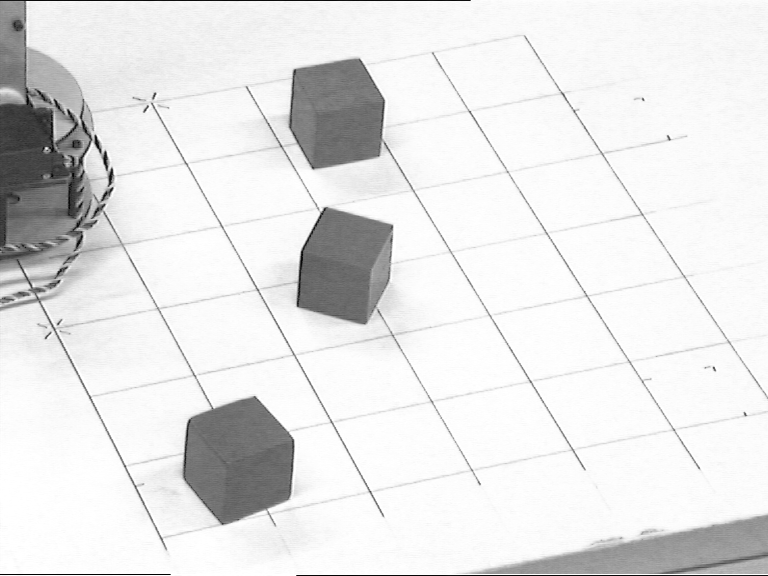
%> input picture Exercise/#5/blocks_bw.png, 768 x 576 px
$ octave Q2.m   (GNU Octave 9; MATLAB toolbox functions it lacks are replaced by stand-ins)
%> lines starting %> are read from the running program, lines starting %| are printed output that depends on the picture
%> further down, source is the input picture: size 576x768 uint8; min 0, max 255, mean 229.7
### Exercise/#5/findcorners.m
function corners = findcorners(img, N, t)
%> called with N = 2, t = 100

sigma = 1;
k = .04;
% [dx,dy] = meshgrid(-N:N,-N:N);
dx = [1 0 -1; 1 0 -1; 1 0 -1];
dy = dx';

order = 3; % filter order
Gaussian_size = ceil(6*sigma); % cutoff
kernel = fspecial('gaussian',Gaussian_size,sigma);

% imgR = img(:,:,1);

imgDoub = double(img);

% step 1:
Ix = conv2(imgDoub,dx,'same');
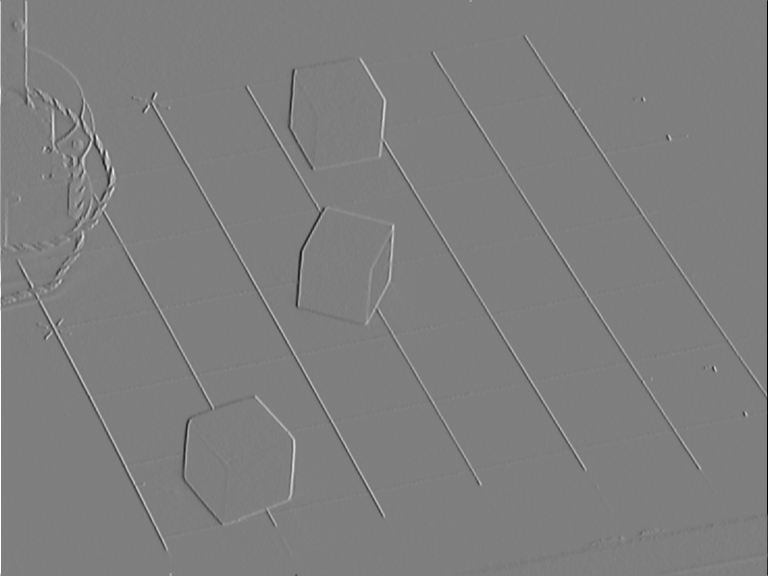
%> Ix: size 576x768 double; min -758, max 765, mean 0.3; drawn with min black and max white
Iy = conv2(imgDoub,dy,'same');
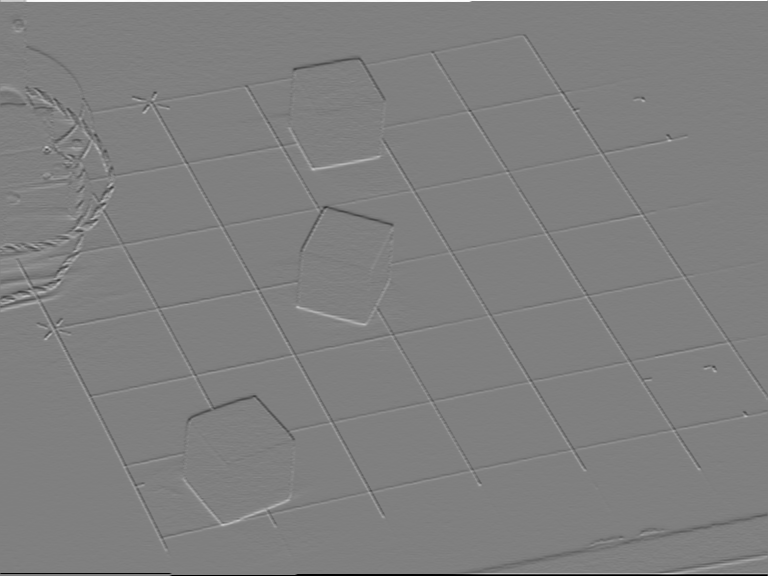
%> Iy: size 576x768 double; min -765, max 761, mean 0; drawn with min black and max white

% step 2: smooth image
Ix2 = conv2(double(Ix.^2),kernel,'same');
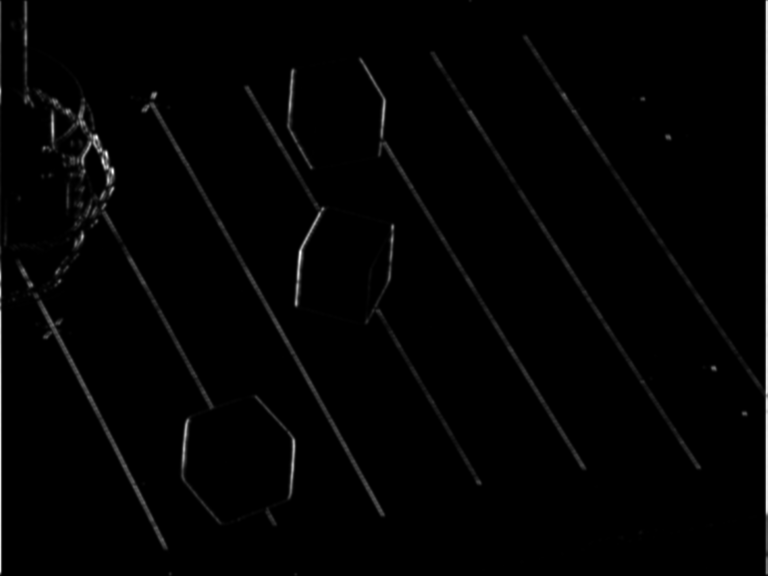
%> Ix2: size 576x768 double; min 0.00259, max 224875.2, mean 2763.3; drawn with min black and max white
Iy2 = conv2(double(Iy.^2),kernel,'same');
Ixy = conv2(double(Ix.*Iy),kernel,'same');
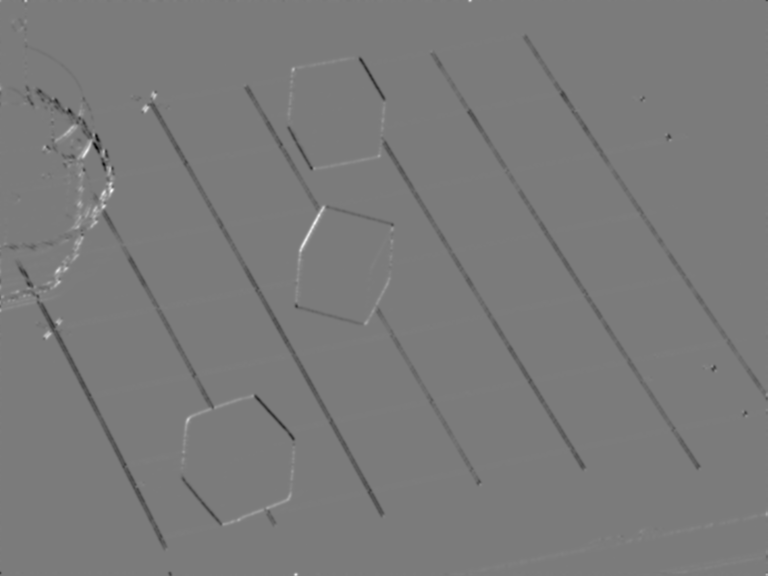
%> Ixy: size 576x768 double; min -73269.5, max 77636.9, mean -400.2; drawn with min black and max white

% step 3: Harris;
harris = (Ix2.*Iy2 - Ixy.^2)./(Ix2+Iy2 + eps);

% harris = (Ix2.*Iy2 - Ixy.^2)-k*(Ix2+Iy2).^2;

% step 4: 2D statistics filtering of Harris
harrisFilt = ordfilt2(harris,order^2,ones(order));

figure;
subplot(121);
imshow(harris);
title('Harris');
subplot(122);
imshow(harrisFilt);
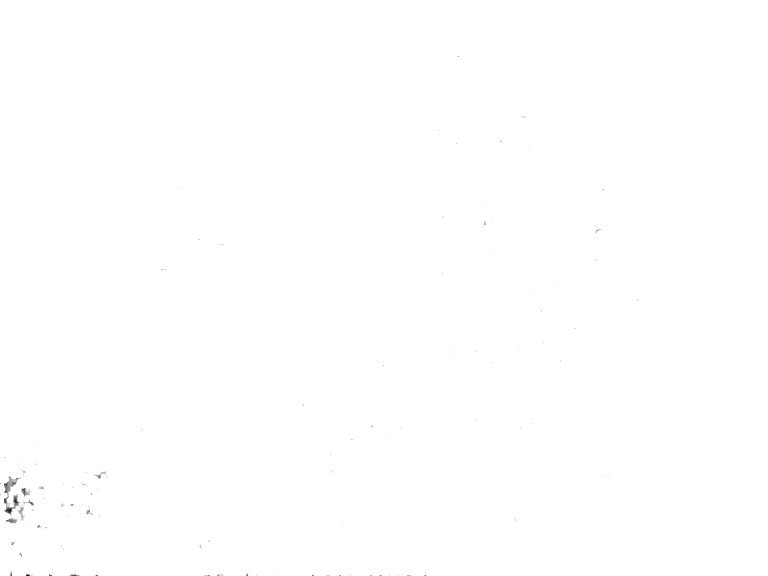
%> displayed picture: size 576x768, on the screen's scale of 0 to 255; min 20, max 255, mean 254.8
title('Harris Filtered');

harris_points = (harris == harrisFilt)&(harris > t);
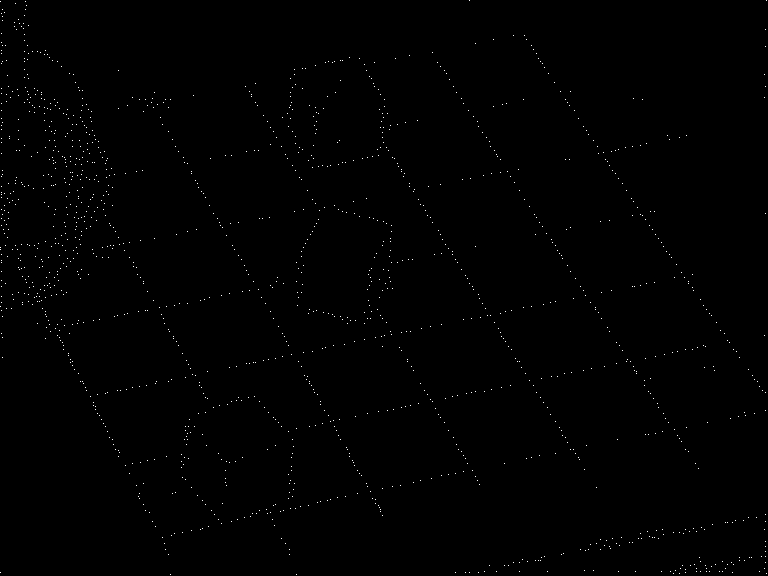
%> harris_points: size 576x768 logical; 0.36% white in thin lines or dots

% find rows and columns of nonzero values
[row, col] = find(harris_points);
%> row = 1595 values from 1 to 575; col = 1595 values from 1 to 767
corners = [col,row];
%> corners = 1595 rows, first 12: [1 2; 1 248; 1 250; 1 307; 1 573; 2 14; 2 34; 2 43; 2 51; 2 54; 2 64; 2 89]
figure;
imshow(img), hold on;
plot(col,row,'rx');

end

### Exercise/#5/Q2.m
clc
clear all;
close all;


source = imread('blocks_bw.png');
findcorners(source,2,100);
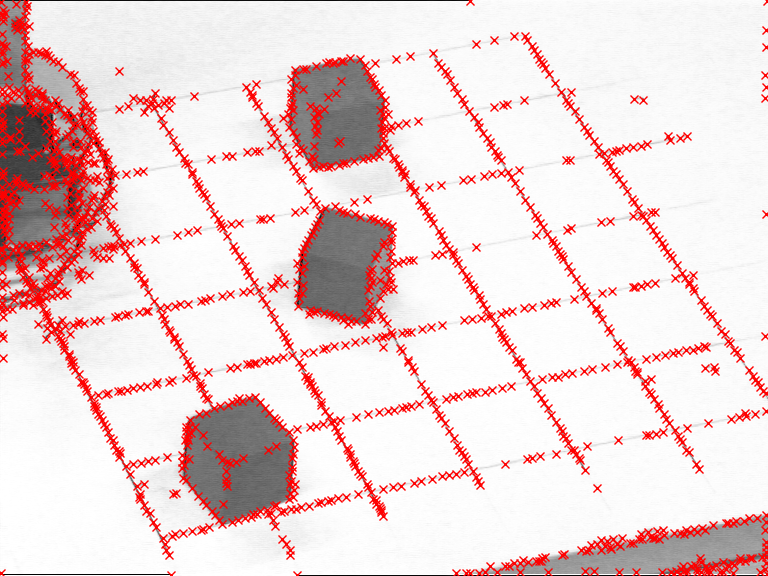
%> figure redrawn from the program's plot data
